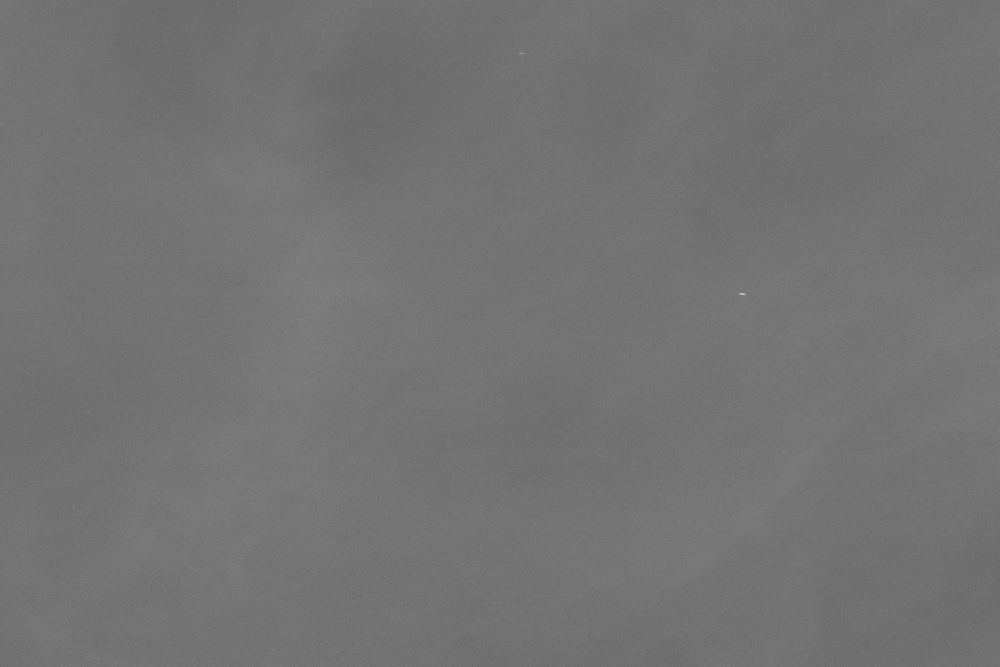
#> input picture cloud_data/cleaned/2012-12-30--03-15-16--375.png, 4000 x 2666 px (shown at 1/4 size)
$ python visualize_threshold.py --image-path ../../cloud_data/cleaned/2012-12-30--03-15-16--375.png   (older library calls are emulated)
#> lines starting #> are read from the running program, lines starting #| are printed output that depends on the picture; after the words box and inside, x2 and y2 are one past the last pixel; in counts of white or black regions, pixels touching at a corner belong together
### utils/image_utils.py
import numpy as np
from typing import Optional, Tuple, Dict, Union
import cv2
from pathlib import Path

def _rescale_percentiles(
    img: np.ndarray,
    percentiles: Optional[Tuple[float, float]] = (1.0, 99.0)
) -> Tuple[np.ndarray, Tuple[float, float]]:
    """
    Rescale image using percentile-based contrast stretching.

    Args:
        img: Input image array
        percentiles: (low, high) percentiles for contrast stretching.
                    If None, skip rescaling but return range.

    Returns:
        Tuple of (rescaled_image, (min_val, max_val))
    """
#> called with percentiles = (1, 99)
    img_float = img.astype(np.float64)

    if percentiles is None:
        lo, hi = np.nanmin(img_float), np.nanmax(img_float)
        return img_float, (float(lo), float(hi))

    lo, hi = np.nanpercentile(img_float, percentiles)
#> lo = 104; hi = 126

    if lo >= hi:  # Flat or degenerate image
        return img_float, (float(lo), float(hi))

    # Rescale to [0,1]
    rescaled = (img_float - lo) / (hi - lo)
    np.clip(rescaled, 0, 1, out=rescaled)
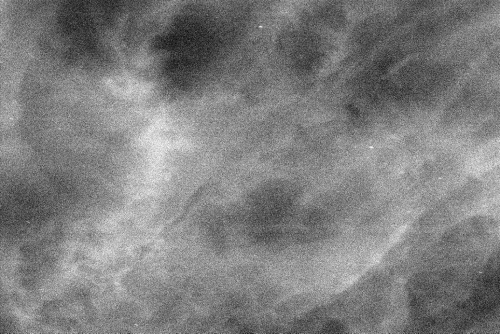
#> rescaled: shape (2666, 4000) float64 (shown at 1/8 size); min 0, max 1, mean 0.498

    return rescaled, (float(lo), float(hi))

def binarize_by_fill_fraction(
    img: np.ndarray,
    p_target: float = 0.407,
    rescale_percentiles: Optional[Tuple[float, float]] = (1.0, 99.0),
    nan_as_background: bool = True
) -> Dict[str, Union[np.ndarray, float, str, Tuple[float, float]]]:
    """
    Binarize image by targeting a specific fill fraction using quantile thresholding.

    Args:
        img: Input grayscale image
        p_target: Target fill fraction (0 < p_target < 1)
        rescale_percentiles: Percentiles for contrast stretching
        nan_as_background: If True, treat NaN values as background

    Returns:
        Dictionary containing:
            - mask: Binary mask
            - threshold: Computed threshold value
            - fill_fraction: Actual fill fraction achieved
            - method: Always "quantile"
            - rescaled_range: (min, max) of rescaled image

    Raises:
        ValueError: If p_target invalid or image is empty
    """
    if not 0 < p_target < 1:
        raise ValueError("p_target must be between 0 and 1")
    if np.all(~np.isfinite(img)):
        raise ValueError("Input image is empty (all NaN)")

    rescaled, (lo, hi) = _rescale_percentiles(img, rescale_percentiles)

    # Compute threshold as inverse quantile
    threshold = float(np.nanquantile(rescaled, 1.0 - p_target))

    # Create mask
    mask = rescaled >= threshold
    if nan_as_background:
        mask = np.where(np.isfinite(rescaled), mask, False)

    return {
        "mask": mask,
        "threshold": threshold,
        "fill_fraction": float(np.nanmean(mask)),
        "method": "quantile",
        "rescaled_range": (lo, hi)
    }

def threshold_yen(
    img: np.ndarray,
    rescale_percentiles: Optional[Tuple[float, float]] = (1.0, 99.0),
    nan_as_background: bool = True
) -> Dict[str, Union[np.ndarray, float, str, Tuple[float, float]]]:
    """
    Apply Yen's thresholding method to image.

    Args:
        img: Input grayscale image
        rescale_percentiles: Percentiles for contrast stretching
        nan_as_background: If True, treat NaN values as background

    Returns:
        Dictionary containing:
            - mask: Binary mask
            - threshold: Yen threshold value
            - fill_fraction: Resulting fill fraction
            - method: Always "yen"
            - rescaled_range: (min, max) of rescaled image

    Raises:
        ImportError: If scikit-image is not available
    """
    try:
        from skimage.filters import threshold_yen
    except ImportError:
        raise ImportError(
            "scikit-image is required for threshold_yen_only; "
            "install via 'pip install scikit-image'"
        )

    rescaled, (lo, hi) = _rescale_percentiles(img, rescale_percentiles)
#> lo = 104; hi = 126

    # Handle flat image case
    if lo == hi:
        threshold = hi
    else:
        threshold = float(threshold_yen(rescaled))
#> threshold = 0.545

    mask = rescaled >= threshold
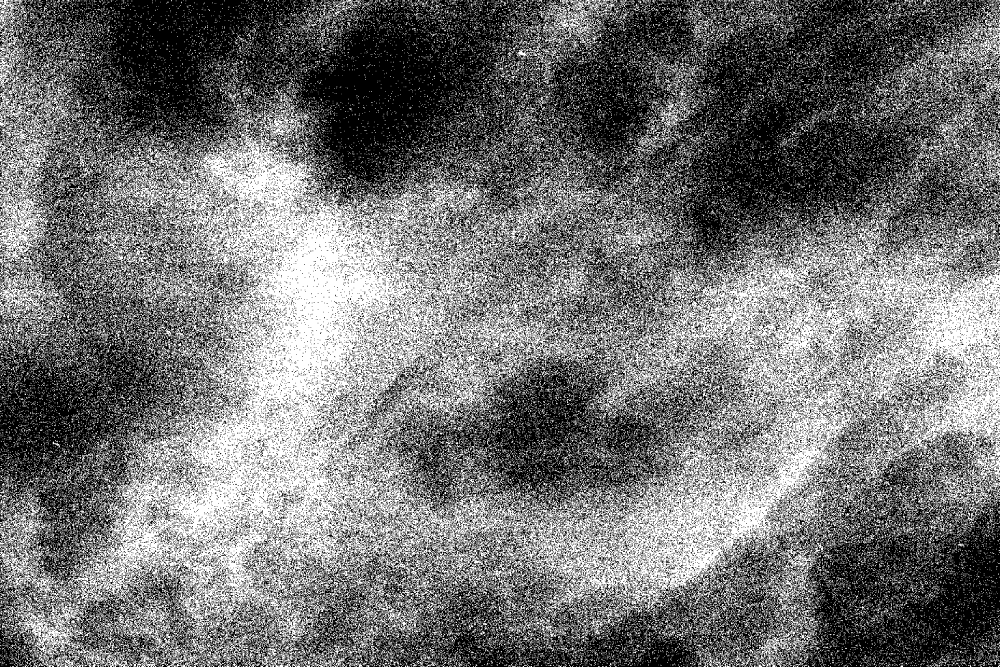
#> mask: shape (2666, 4000) bool (shown at 1/4 size); 45% white; 37275 white regions (27636 under 20 px), largest, box (x1, y1, x2, y2) and area: (0, 0, 4000, 2666) 3775058, (3635, 281, 4000, 778) 38719, (3583, 7, 4000, 414) 35618
    if nan_as_background:
        mask = np.where(np.isfinite(rescaled), mask, False)

    return {
        "mask": mask,
        "threshold": threshold,
        "fill_fraction": float(np.nanmean(mask)),
        "method": "yen",
        "rescaled_range": (lo, hi)
    }

def binarize_cloud_method2(
    img: np.ndarray,
    p_target: float = 0.407,
    tol: float = 0.05,
    rescale_percentiles: Optional[Tuple[float, float]] = (1.0, 99.0),
    nan_as_background: bool = True
) -> Dict[str, Union[np.ndarray, float, str, Tuple[float, float]]]:
    """
    Binarize cloud image using Yen's method with percolation-aware fallback.

    This method attempts to use Yen's thresholding first, but falls back to
    quantile-based thresholding if the resulting fill fraction deviates too much
    from the target. The target fill fraction can be chosen based on percolation
    theory:
    - For 4-connectivity: p_c ≈ 0.593
    - For 8-connectivity: p_c ≈ 0.407

    Choose p_target near these values depending on your connectivity model.

    Args:
        img: Input grayscale image
        p_target: Target fill fraction (0 < p_target < 1)
        tol: Tolerance for fill fraction deviation (0 <= tol < 1)
        rescale_percentiles: Percentiles for contrast stretching
        nan_as_background: If True, treat NaN values as background

    Returns:
        Dictionary containing:
            - mask: Binary mask
            - threshold: Computed threshold
            - fill_fraction: Actual fill fraction
            - method: One of ["yen", "quantile_fallback", "quantile_no_skimage"]
            - rescaled_range: (min, max) of rescaled image

    Raises:
        ValueError: If p_target or tol are invalid
    """
    if not 0 < p_target < 1:
        raise ValueError("p_target must be between 0 and 1")
    if not 0 <= tol < 1:
        raise ValueError("tol must be between 0 and 1")

    try:
        # Try Yen first
        result = threshold_yen(
            img,
            rescale_percentiles=rescale_percentiles,
            nan_as_background=nan_as_background
        )

        # Check if fill fraction is acceptable
        if abs(result["fill_fraction"] - p_target) <= tol:
            return result

        # Fall back to quantile with modified method name
        result = binarize_by_fill_fraction(
            img,
            p_target=p_target,
            rescale_percentiles=rescale_percentiles,
            nan_as_background=nan_as_background
        )
        result["method"] = "quantile_fallback"
        return result

    except ImportError:
        # Fallback if scikit-image not available
        result = binarize_by_fill_fraction(
            img,
            p_target=p_target,
            rescale_percentiles=rescale_percentiles,
            nan_as_background=nan_as_background
        )
        result["method"] = "quantile_no_skimage"
        return result


# [47 lines left out: function edge_binarize, not called in this run]


def save_lattice_png(lattice: np.ndarray, path: str) -> None:
    """
    Save a binary lattice (0/1 array) as a PNG image.

    Parameters
    ----------
    lattice : np.ndarray
        2D array with values 0/1 (binary lattice).
    path : str
        Output file path (should end with .png).

    Notes
    -----
    - Lattice is converted to uint8 with values {0, 255}.
    - Saved as grayscale PNG (CV_8U).
    - PNG is inherently lossless, no extra compression options needed.
    """
    # Ensure array is binary {0,1}
    arr = (lattice > 0).astype(np.uint8) * 255

    out_path = Path(path)
    out_path.parent.mkdir(parents=True, exist_ok=True)

    # Save as grayscale PNG
    success = cv2.imwrite(str(out_path), arr)
    if not success:
        raise IOError(f"Failed to save lattice to {out_path}")

# [39 lines left out: functions load_gray_float, normalize_to_unit, threshold_binary, not called in this run]

### data_processing_scripts/thresholding/visualize_threshold.py
#!/usr/bin/env python3

import sys
import argparse
import numpy as np
import matplotlib.pyplot as plt
from PIL import Image
from pathlib import Path

# Add project root to path
PROJECT_ROOT = Path(__file__).parent.parent.parent
sys.path.append(str(PROJECT_ROOT))

from utils.image_utils import binarize_by_fill_fraction, threshold_yen, binarize_cloud_method2, save_lattice_png

def visualize_thresholding(image_path: str, p_target: float = 0.407, tol: float = 0.05) -> None:
    """
    Visualize cloud image thresholding with all methods.
    Shows original, Yen's method, and quantile-based thresholding.

    Args:
        image_path: Path to input image file
        p_target: Target fill fraction for thresholding
        tol: Tolerance for Yen method acceptance
    """
    # Load image
    try:
        img = np.array(Image.open(image_path).convert('L'))  # Convert to grayscale
        # Invert image so clouds are white (high values)
        #img = 255 - img
    except Exception as e:
        print(f"Error loading image: {str(e)}")
        sys.exit(1)

    # Apply all thresholding methods
    try:
        yen_result = threshold_yen(img)
#> yen_result = 5 items
    except ImportError:
        print("Warning: scikit-image not available, skipping Yen's method")
        yen_result = None

    quantile_result = binarize_by_fill_fraction(img, p_target=p_target)
#> in binarize_by_fill_fraction, `rescaled, (lo, hi) = _rescale_percentiles(img, rescale_percentiles)`: lo = 104; hi = 126
#> in binarize_by_fill_fraction, `threshold = float(np.nanquantile(rescaled, 1.0 - p_target))`: threshold = 0.545
#> quantile_result = 5 items
    method2_result = binarize_cloud_method2(img, p_target=p_target, tol=tol)
#> method2_result = 5 items

    # Print detailed results
    print("\nThresholding Results:")
    print("-" * 70)
    print("Yen's Method:")
    if yen_result:
        print(f"  Threshold value:        {yen_result['threshold']:.4f}")
#|   Threshold value:        0.5449
        print(f"  Fill fraction:          {yen_result['fill_fraction']:.4f}")
#|   Fill fraction:          0.4503
    else:
        print("  Not available (scikit-image required)")

    print("\nQuantile Method:")
    print(f"  Threshold value:        {quantile_result['threshold']:.4f}")
#|   Threshold value:        0.5455
    print(f"  Target fill fraction:   {p_target:.4f}")
    print(f"  Achieved fill fraction: {quantile_result['fill_fraction']:.4f}")
#|   Achieved fill fraction: 0.4503

    print("\nMethod 2 (Combined):")
    print(f"  Selected method:        {method2_result['method']}")
#|   Selected method:        yen
    print(f"  Threshold value:        {method2_result['threshold']:.4f}")
#|   Threshold value:        0.5449
    print(f"  Achieved fill fraction: {method2_result['fill_fraction']:.4f}")
#|   Achieved fill fraction: 0.4503
    print(f"  Image rescaled range:   [{method2_result['rescaled_range'][0]:.4f}, "
          f"{method2_result['rescaled_range'][1]:.4f}]")
#|   Image rescaled range:   [104.0000, 126.0000]
    print("-" * 70)

    # Create visualization
    fig, axes = plt.subplots(1, 4, figsize=(16, 4))

    # Original image
    im1 = axes[0].imshow(img, cmap='gray')
    axes[0].set_title('Original Image\n(White = Cloud)')
    plt.colorbar(im1, ax=axes[0])
    axes[0].axis('off')

    # Yen's method
    if yen_result:
        im2 = axes[1].imshow(yen_result['mask'], cmap='binary')
        title = f"Yen's Method\nFill: {yen_result['fill_fraction']:.3f}"
    else:
        im2 = axes[1].imshow(np.zeros_like(img), cmap='binary')
        title = "Yen's Method\n(Not Available)"
    axes[1].set_title(title)
    plt.colorbar(im2, ax=axes[1])
    axes[1].axis('off')

    # Quantile method
    im3 = axes[2].imshow(quantile_result['mask'], cmap='binary')
    axes[2].set_title(f'Quantile Method\nFill: {quantile_result["fill_fraction"]:.3f}')
    plt.colorbar(im3, ax=axes[2])
    axes[2].axis('off')

    # Method 2 (Combined)
    im4 = axes[3].imshow(method2_result['mask'], cmap='binary')
    axes[3].set_title(f'Method 2 ({method2_result["method"]})\n'
                      f'Fill: {method2_result["fill_fraction"]:.3f}')
    plt.colorbar(im4, ax=axes[3])
    axes[3].axis('off')

    plt.suptitle(f'Cloud Image Thresholding Comparison\nInput: {Path(image_path).name}')
    plt.tight_layout()
    plt.show()
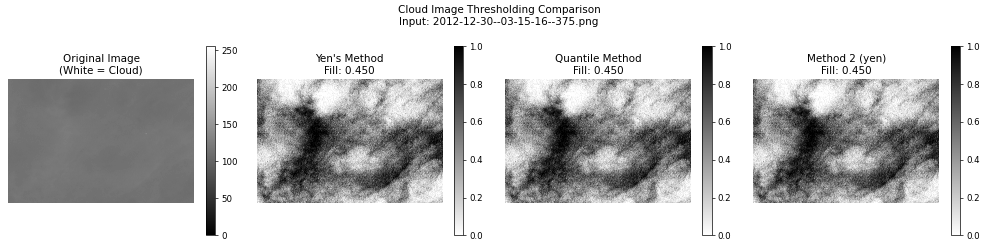
#> figure drawn by matplotlib, 8 panels

    # Save the binary masks as PNG files
    output_dir = Path(image_path).parent / "thresholded_outputs"
    output_dir.mkdir(exist_ok=True)
    if yen_result:
        save_lattice_png(yen_result['mask'], output_dir / "yen_threshold_flipped.png")
    save_lattice_png(quantile_result['mask'], output_dir / "quantile_threshold_flipped.png")

def main():
    parser = argparse.ArgumentParser(description='Visualize cloud image thresholding')
    parser.add_argument('--image-path', type=str, help='Path to input image')
    parser.add_argument('--p-target', type=float, default=0.407,
                       help='Target fill fraction (default: 0.407)')
    parser.add_argument('--tolerance', type=float, default=0.05,
                       help='Tolerance for Yen method acceptance (default: 0.05)')

    args = parser.parse_args()

    visualize_thresholding(args.image_path, args.p_target, args.tolerance)

if __name__ == "__main__":
    main()

$ run again, on cloud_data/cleaned/2012-12-30--03-55-58--187.png
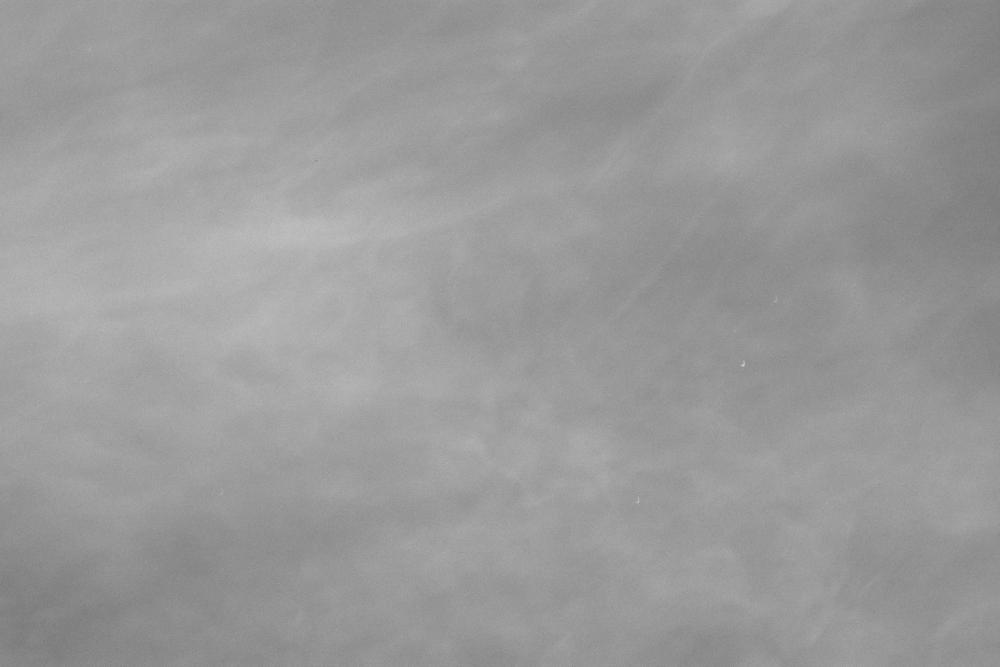
#> input picture cloud_data/cleaned/2012-12-30--03-55-58--187.png, 4000 x 2666 px (shown at 1/4 size)
#> in _rescale_percentiles, `lo, hi = np.nanpercentile(img_float, percentiles)`: lo = 129; hi = 180
#> in threshold_yen, `rescaled, (lo, hi) = _rescale_percentiles(img, rescale_percentiles)`: lo = 129; hi = 180
#> in threshold_yen, `threshold = float(threshold_yen(rescaled))`: threshold = 0.646
#> in threshold_yen, `mask = rescaled >= threshold`:
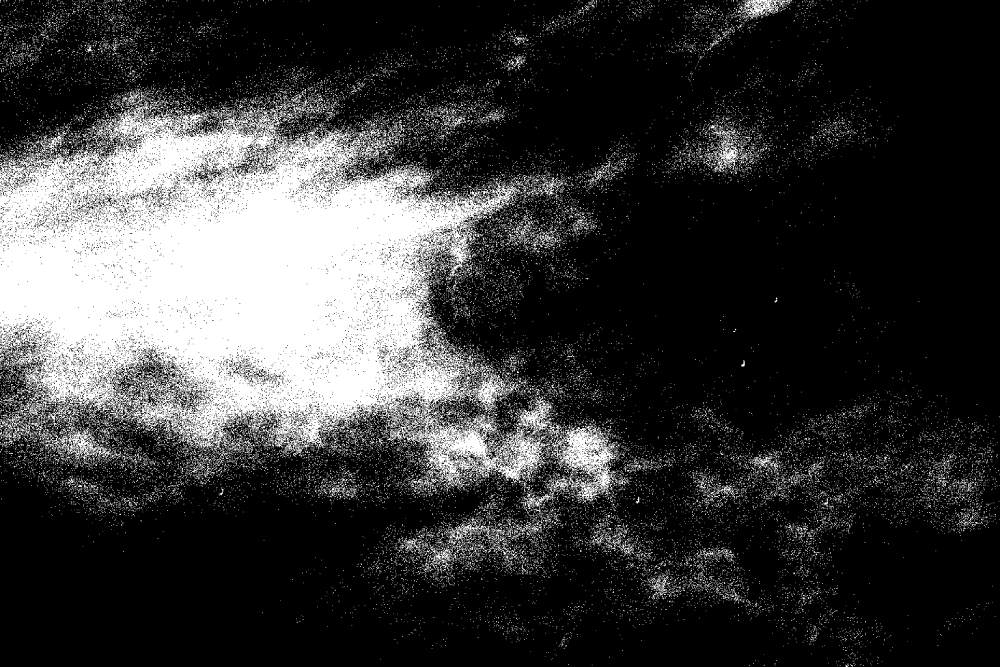
#> mask: shape (2666, 4000) bool (shown at 1/4 size); 22.5% white; 26032 white regions (22180 under 20 px), largest, box (x1, y1, x2, y2) and area: (0, 362, 2477, 2013) 1972364, (2815, 489, 2956, 690) 8088, (1776, 2083, 2031, 2213) 6795
#> yen_result = 5 items
#> in binarize_by_fill_fraction, `rescaled, (lo, hi) = _rescale_percentiles(img, rescale_percentiles)`: lo = 129; hi = 180
#> in binarize_by_fill_fraction, `threshold = float(np.nanquantile(rescaled, 1.0 - p_target))`: threshold = 0.529
#> in binarize_by_fill_fraction, `mask = rescaled >= threshold`:
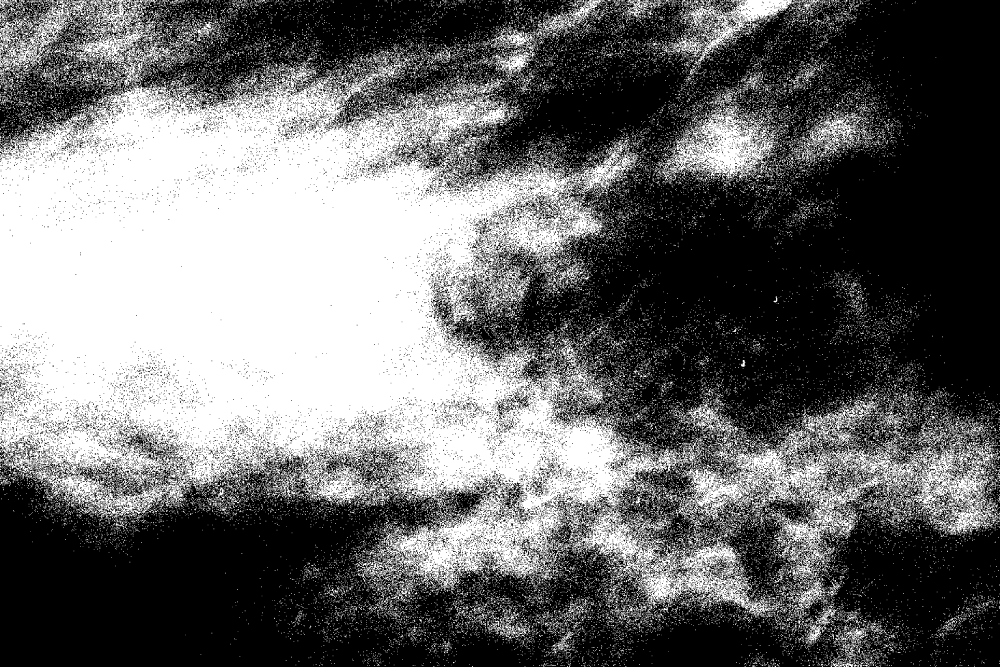
#> mask: shape (2666, 4000) bool (shown at 1/4 size); 41.9% white; 28342 white regions (23068 under 20 px), largest, box (x1, y1, x2, y2) and area: (0, 0, 4000, 2479) 3807262, (2615, 349, 3122, 734) 67668, (2646, 0, 3234, 273) 40150
#> quantile_result = 5 items
#|   Threshold value:        0.6465
#|   Fill fraction:          0.2251
#|   Threshold value:        0.5294
#|   Achieved fill fraction: 0.4193
#|   Selected method:        quantile_fallback
#|   Threshold value:        0.5294
#|   Achieved fill fraction: 0.4193
#|   Image rescaled range:   [129.0000, 180.0000]
